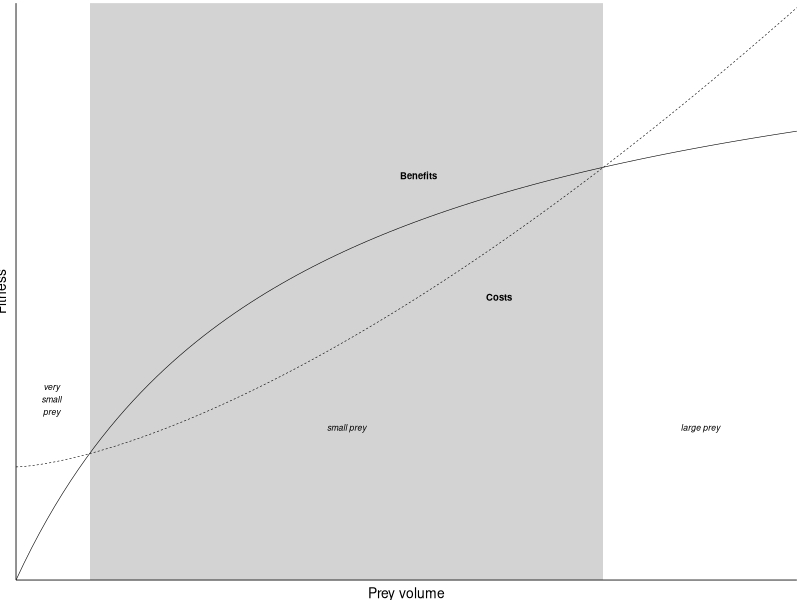

Recreate this plot in R.
# TODO: Add comment
# 
# Author: user
###############################################################################

# good website with dets how to draw functions with ggplot
#https://kohske.wordpress.com/2010/12/25/draw-function-without-data-in-ggplot2/

library(ggplot2)
library(grid)

mytheme <-theme_bw(base_size=10)  + theme(legend.position="none", plot.title = element_text(vjust=2), 
		axis.title.y = element_text(vjust=0.80, size = 10), axis.title.x = element_text(vjust = 0.95, size = 10), plot.margin=unit(c(0.08, 0.08, -0.05, -0.15),"cm"),  axis.ticks = element_blank(),
		panel.grid.major = element_blank(), panel.grid.minor = element_blank(), panel.border = element_blank(),  axis.text.y = element_blank(), axis.text.x = element_blank(),
		axis.line = element_line(colour = "grey4", linetype=1, size = 0.3)) +  theme(strip.background = element_rect(fill = 'white'))


## good constants chosen to illistrate my point!

A = 0.85
CostZero = 0.2
CostFun = function(x)(A * x ^(3/2)) + CostZero

BenConst = 0.35 # initial intake rate
FdMax = 1.08

BenFun = function(x)(FdMax * x)/ (BenConst  + x)
pMin = 0.0913059# min x of grey box
pMax = 0.729797 # mas x of grey box
anTxSz = 2.2
smp = (pMax-pMin)/2 + pMin

setEPS()
	
#pdf("RuthEcuador2013/BoxFeedingTrials/Graphs/ModelGraph.pdf", width =10, height =10, unit)

#postscript("RuthEcuador2013/BoxFeedingTrials/Graphs/Sharpe_f4.eps",width = 2.76, height = 2.76)

#postscript is the other option but can't find way to increase resolution
# CairoPS but makes PS files not eps files
#http://thepoliticalmethodologist.com/2013/11/25/making-high-resolution-graphics-for-academic-publishing/



ggplot(data.frame(x=c(0, 0.97)), aes(x)) +  annotate("rect", xmin = pMin, xmax= pMax, ymin = 0, ymax = 1.02, fill = "light grey") +
		stat_function(fun=CostFun, aes(linetype = "Cost"), size = 0.2) + stat_function(fun = BenFun, aes(linetype = "Benefit"), size = 0.2) +
		xlab("Prey volume") + ylab("Fitness") + mytheme   +
		scale_x_continuous(expand = c(0, 0)) + scale_y_continuous(expand = c(0, 0)) + 
		annotate("text", x = 0.60, y = 0.50, label = "Costs", fontface = "bold", size = anTxSz +0.2) + 
		annotate("text", x = 0.044, y = 0.32, label = "very\nsmall\nprey", size = anTxSz, fontface= 'italic') + 
		annotate("text", x = smp, y = 0.27, label = "small prey", size = anTxSz, fontface= 'italic') +
		annotate("text", x = 0.85, y = 0.27, label = "large prey", size = anTxSz, fontface= 'italic') +
		annotate("text", x = 0.50, y = 0.715, label = "Benefits", fontface = "bold", size = anTxSz + 0.2)

# geom_vline(xintercept = pMin, linetype = 3, colour = "grey31", size = 0.5)
#geom_vline(xintercept = pMax, linetype = 3, colour = "grey31", size = 0.5) + 
#+ annotate("text", x = 0.115, y = 0.03, label = "PS min", size = 3.5 ) + annotate("text", x = 0.72, y = 0.03, label = "PS max", size = 3.5)
#dev.off()